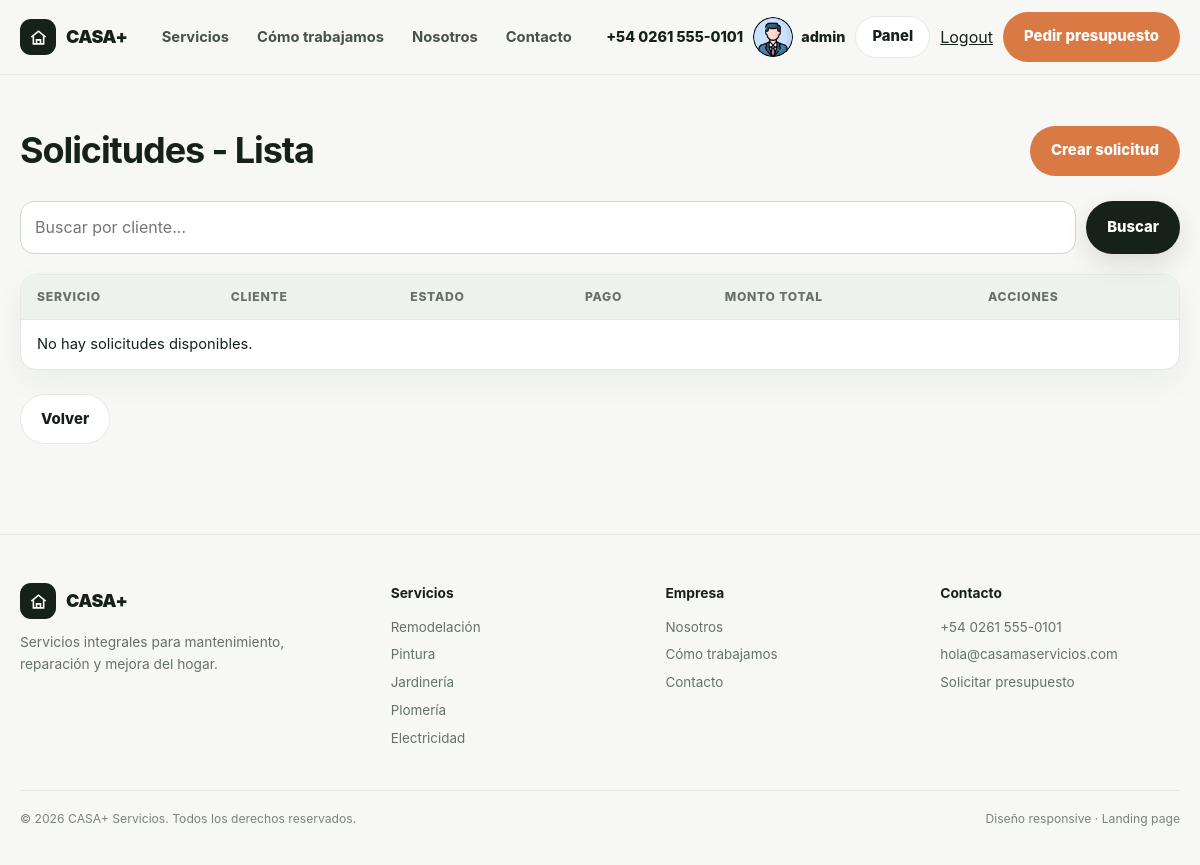
Before: /servicios/solicitud/list (signed in) with the older database file.
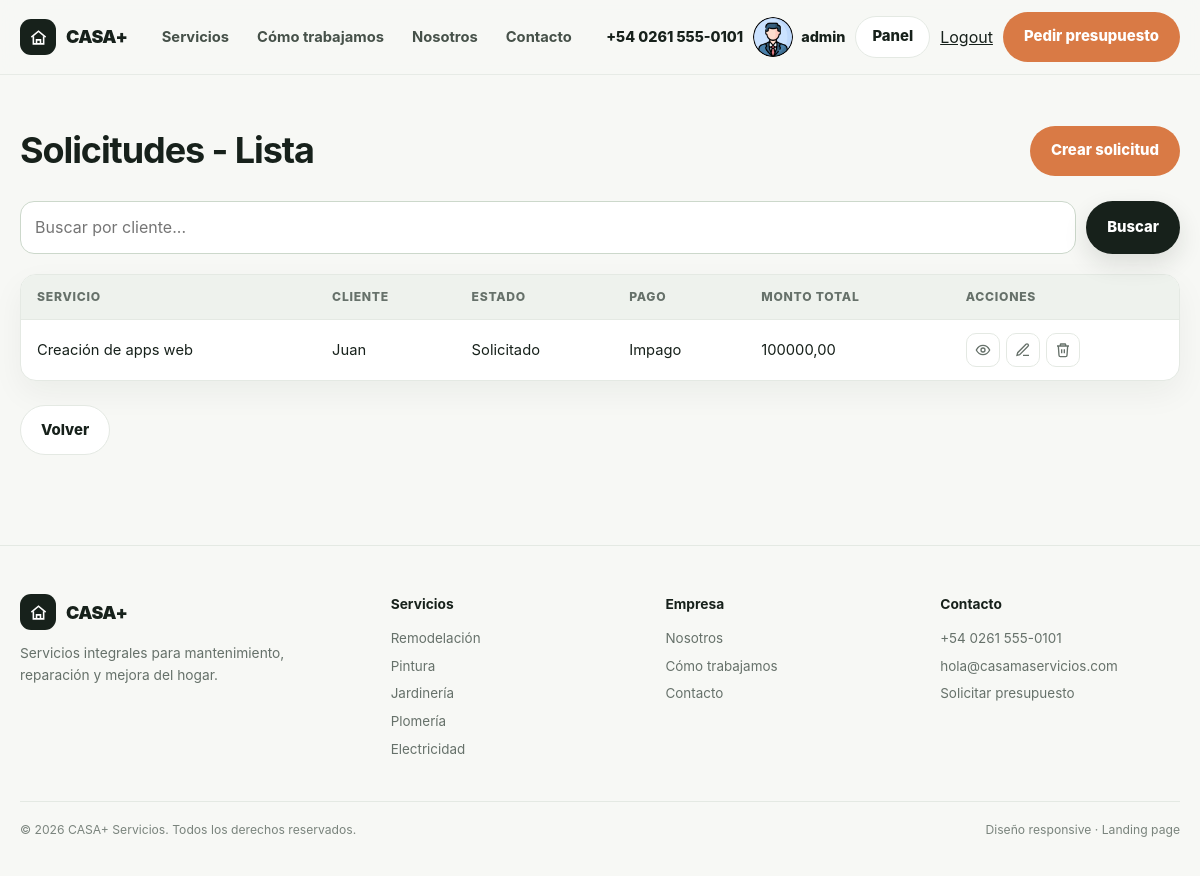
After: the same page with the newer database file.
### servicios/models.py (models this page shows, shortened)
class SolicitudServicio(models.Model):
    cliente = models.ForeignKey(Cliente, on_delete=models.CASCADE, related_name="solicitudes")
    servicio = models.ForeignKey(Servicio, on_delete=models.PROTECT, related_name="solicitudes")
    descripcion = models.TextField(blank=True, null=True)
    estado = models.CharField(
        max_length=20,
        choices=EstadoServicio.choices,
        default=EstadoServicio.SOLICITADO,
    )
    estado_pago = models.CharField(
        max_length=20,
        choices=EstadoPago.choices,
        default=EstadoPago.IMPAGO,
    )
    monto_total = models.DecimalField(max_digits=10, decimal_places=2, default=0)
    fecha = models.DateTimeField(auto_now_add=True)

class Servicio(models.Model):
    nombre = models.CharField(max_length=255, unique=True)
    descripcion = models.TextField(null=True, blank=True)
    def __str__(self):
        return self.nombre

class Cliente(models.Model):
    nombre = models.CharField(max_length=255)
    telefono = models.CharField(max_length=20, blank=True, null=True)
    email = models.EmailField(blank=True, null=True)
    def __str__(self) -> str:
        return self.nombre

### servicios/views/solicitud.py (the view)
# urls.py: path("solicitud/list", SolicitudServicioList.as_view(), name="solicitud_list"),
class SolicitudServicioList(ListView):
    model = SolicitudServicio
    context_object_name = "solicitudes"
    def get_queryset(self):
        busqueda = self.request.GET.get("busqueda", "").strip()
        if busqueda:
            return SolicitudServicio.objects.filter(
                cliente__nombre__icontains=busqueda
            ).select_related("cliente", "servicio")
        return SolicitudServicio.objects.select_related("cliente", "servicio")

### servicios/templates/servicios/solicitudservicio_list.html
{% extends "core/base.html" %}
{% block contenido %}
    <main class="pagina">
        <div class="pagina-head">
            <h1>Solicitudes - Lista</h1>
            <a class="btn btn-accent" href="{% url 'servicios:solicitud_create' %}">Crear solicitud</a>
        </div>
        <form method="get" class="buscador">
            <input type="text" name="busqueda" placeholder="Buscar por cliente..." />
            <button class="btn btn-primary" type="submit">Buscar</button>
        </form>
        <div class="tabla-wrap">
            <table class="tabla">
                <thead>
                    <tr>
                        <th>Servicio</th>
                        <th>Cliente</th>
                        <th>Estado</th>
                        <th>Pago</th>
                        <th>Monto total</th>
                        <th>Acciones</th>
                    </tr>
                </thead>
                <tbody>
                    {% for solicitud in solicitudes %}
                        <tr>
                            <td>{{ solicitud.servicio }}</td>
                            <td>{{ solicitud.cliente }}</td>
                            <td>{{ solicitud.get_estado_display }}</td>
                            <td>{{ solicitud.get_estado_pago_display }}</td>
                            <td>{{ solicitud.monto_total }}</td>
                            <td>
                                {% include "servicios/acciones.html" with entidad="solicitud" objeto=solicitud %}
                            </td>
                        </tr>
                    {% empty %}
                        <tr>
                            <td colspan="6">No hay solicitudes disponibles.</td>
                        </tr>
                    {% endfor %}
                </tbody>
            </table>
        </div>
        <a class="btn btn-light enlace-volver" href="{% url 'servicios:index' %}">Volver</a>
    </main>
{% endblock contenido %}

### servicios/templates/servicios/acciones.html (shortened to what this page needs)
<span class="acciones">
    <a class="accion accion-ver"
       href="{% url 'servicios:'|add:entidad|add:'_detail' objeto.id %}"
       title="Ver"
       aria-label="Ver">
        <svg viewBox="0 0 24 24"
             fill="none"
             stroke="currentColor"
             stroke-width="2"
             aria-hidden="true">
            <path d="M2 12s3.5-7 10-7 10 7 10 7-3.5 7-10 7-10-7-10-7Z" />
            <circle cx="12" cy="12" r="3" />
        </svg>
    </a>
    <a class="accion accion-editar"
       href="{% url 'servicios:'|add:entidad|add:'_update' objeto.id %}"
       title="Editar"
       aria-label="Editar">
        <svg viewBox="0 0 24 24"
             fill="none"
             stroke="currentColor"
             stroke-width="2"
             aria-hidden="true">
            <path d="M12 20h9" />
            <path d="M16.5 3.5a2.1 2.1 0 0 1 3 3L7 19l-4 1 1-4Z" />
        </svg>
    </a>
    <a class="accion accion-eliminar"
       href="{% url 'servicios:'|add:entidad|add:'_delete' objeto.id %}"
       title="Eliminar"
       aria-label="Eliminar">
        <svg viewBox="0 0 24 24"
             fill="none"
             stroke="currentColor"
             stroke-width="2"
             aria-hidden="true">
            <path d="M3 6h18" />
            <path d="M8 6V4a1 1 0 0 1 1-1h6a1 1 0 0 1 1 1v2" />
            <path d="M19 6l-1 14a2 2 0 0 1-2 2H8a2 2 0 0 1-2-2L5 6" />
            <path d="M10 11v6" />
            <path d="M14 11v6" />
        </svg>
    </a>
</span>

Changed rows visible on the page:
added SolicitudServicio: servicio "Creación de apps web", cliente "Juan", estado "Solicitado", estado_pago "Impago", monto_total "100000,00"
Other visible differences:
text no longer shown: "No hay solicitudes disponibles."
